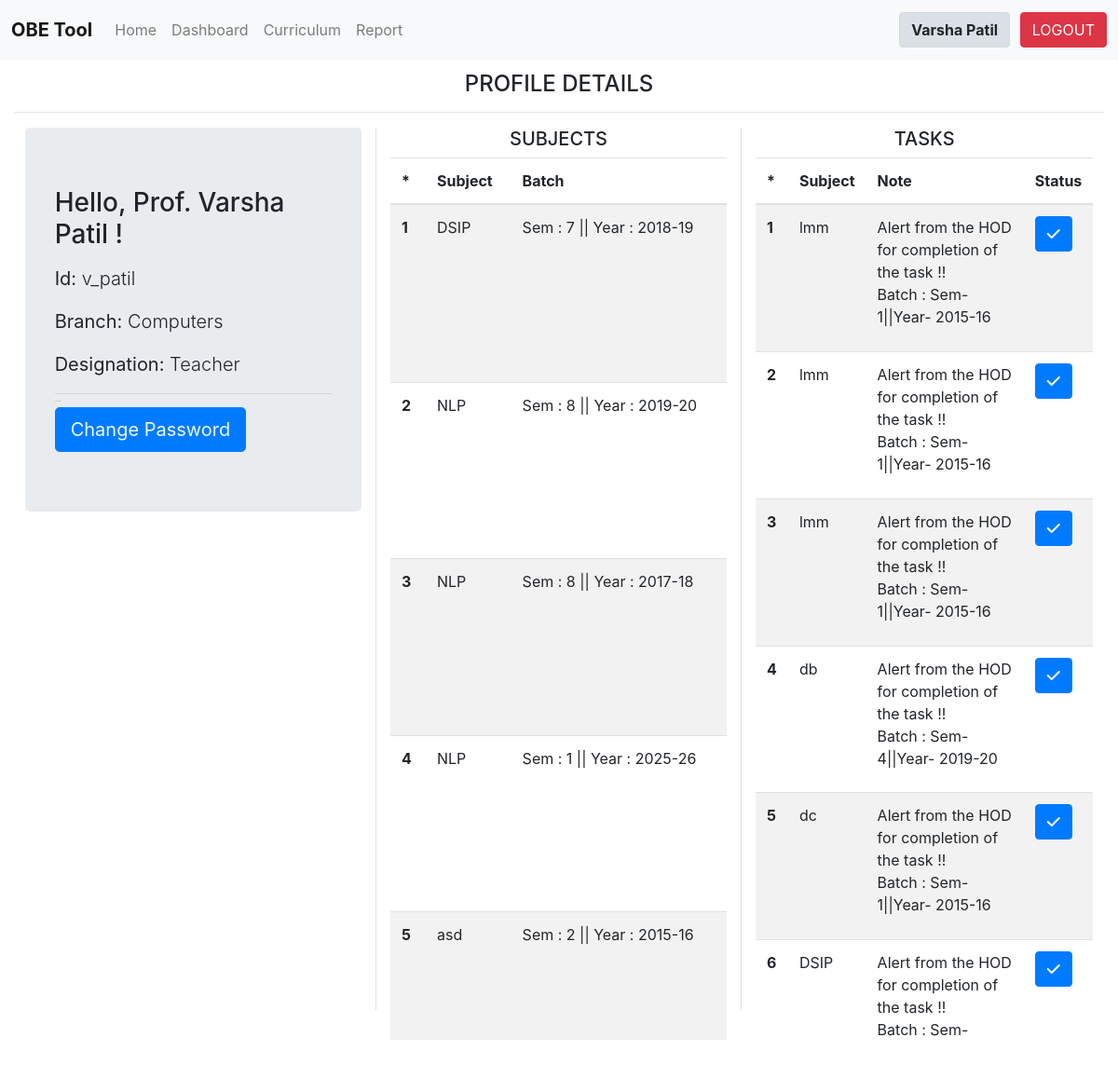
Page /profile.php (signed in) on the committed database.
### tables this page shows
CREATE TABLE `Computers` (
  `Teacher-fname` text NOT NULL,
  `Teacher-sname` text NOT NULL,
  `sub_name` text NOT NULL,
  `teacher_id` text NOT NULL,
  `year` text NOT NULL,
  `semester` text NOT NULL,
  `subject-code` text NOT NULL
);

CREATE TABLE `alert_db` (
  `teacher_id` text NOT NULL,
  `branch` text NOT NULL,
  `sub` text NOT NULL,
  `sem` text NOT NULL,
  `year` text NOT NULL,
  `message` text NOT NULL,
  `status` int(11) NOT NULL
);

### profile.php (the view, shortened to what this page needs)
<!DOCTYPE html>
<?php
$desgn=$_SESSION["desgn"];
$branch=$_SESSION["branch"];
$id = $_SESSION['user_id'];
$host="localhost";
$user="root";
$pass="";
$db="college_project";
$conn=new mysqli($host,$user,$pass,$db);
if($desgn==1){$post='Principal';}
elseif($desgn==2){$post='Head of Department';}
else{$post='Teacher';}
?>
<html lang="en">
<head>
    <link rel="stylesheet" href="https://stackpath.bootstrapcdn.com/bootstrap/4.3.1/css/bootstrap.min.css">
</head>
<body>
    <nav class="navbar navbar-expand-lg navbar-light bg-light" style="padding: 1%">
        <a class="navbar-brand" href="index.php" style="font-weight:bold">OBE Tool</a>
        <div class="collapse navbar-collapse" id="navbarText">
          <ul class="navbar-nav mr-auto">
            <li class="nav-item">
              <a class="nav-link" href="index.php">Home <span class="sr-only">(current)</span></a>
            </li>
            <li class="nav-item">
              <a class="nav-link" href="dash.php">Dashboard</a>
            </li>
            <li class="nav-item">
            <?php
                        if ($_SESSION['desgn']==3){
                        echo '<a href="SPEC_CO.php" class="nav-link">Curriculum</a> ';
                        }
                        elseif($_SESSION['desgn']==1 or $_SESSION['desgn']==2 ){
                          echo'<a href="set_curr.php" class="nav-link">Curriculum</a> ';
                        }
                        ?>
            </li>
            <li class="nav-item">
                <a class="nav-link" href="report.php">Report</a>
              </li>
          </ul>
          <?php
          if(session_status() == PHP_SESSION_NONE){
            echo '<button class="btn btn-light" data-toggle="modal" data-target="#Modal2" style="margin-right: 1%;">
            <strong>SIGN UP</strong> <i class="fas fa-user-plus"></i>
            </button>';
          echo '<button class="btn btn-light" data-toggle="modal" data-target="#Modal" style="margin-right: 1%;">
                <strong>LOGIN</strong> <i class="fas fa-sign-in-alt"></i>
                </button>';
         }
          else {
          echo '<button class="btn btn-light active" style="margin-right: 1%;">
          <strong>'.$_SESSION["f_name"].' '.$_SESSION["s_name"].'</strong></button>';
          echo '<form method="post"><button type="submit" class="btn btn-danger" name="can_cred">LOGOUT</button></form>';
          }
          ?>
        </div>
    </nav>
    <div class="container-fluid">
        <h4 style="text-align:center;margin:1%">PROFILE DETAILS</h4>
        <hr>
        <div class="row" style="padding-left:1%;padding-right:1%;padding-bottom:1%">
            <div class="col-4" style="border-right:0.1px solid rgb(226,226,226);height:60vh;">
                <div class="jumbotron">
                    <h3 class="display-5">Hello, Prof. <?echo $_SESSION["f_name"].' '.$_SESSION["s_name"];?> !</h3>
                    <p class="lead" style="margin-top: 5%"><strong>Id:</strong> <?echo $id?></p>
                    <p class="lead"><strong>Branch:</strong>  <?echo $branch?></p>
                    <p class="lead"><strong>Designation:</strong> <?echo $post?></p>
                    <hr class="my-2">
                    <a class="btn btn-primary btn-lg" style="color:aliceblue" data-toggle="modal" data-target="#password_modal">Change Password</a>
                </div>
            </div>
            <div class="col-4" style="border-right:0.1px solid rgb(226,226,226);height:60vh">
                <h5 style="text-align:center;">SUBJECTS</h5>
                <div style="height:60vh; overflow-y: scroll;">
                <?php
                $q_count="SELECT COUNT(*) FROM $branch WHERE teacher_id='$id'";
                $result_q_count = mysqli_query($conn,$q_count) or die("ERROR".mysqli_error($conn));
                $row = mysqli_fetch_array($result_q_count);
                if($row['COUNT(*)'] == 0){echo '<div class="alert alert-info" role="alert">
                    No subjects allocated yet !!
                  </div>';}
                else{
                ?>
                <table class="table table-striped">
                    <thead style="background-color:white;position: sticky; top: 0;">
                        <tr>
                        <th scope="col">*</th>
                        <th scope="col">Subject</th>
                        <th scope="col">Batch</th>
                        </tr>
                    </thead>
                    <tbody style="height:60vh; overflow-y: scroll;">
                    <?php
                    $q_disp="SELECT * FROM $branch WHERE teacher_id='$id'";
                    $result_display = mysqli_query($conn,$q_disp) or die("ERROR".mysqli_error($conn));
                    $no=1;
                    while ( $row_display = mysqli_fetch_array($result_display) )
                        {
                    ?>
                        <tr>
                        <th scope="row"><?echo $no?></th>
                        <td><?echo $row_display['sub_name']?></td>
                        <td><?echo 'Sem : '.$row_display['semester'].' || Year : '.$row_display['year']?></td>
                        </tr>
                    <?php
                    $no=$no+1;
                        }
                    }
                    ?>
                    </tbody>
                </table>
                </div>
            </div>
            <div class="col-4">
                <h5 style="text-align:center;">TASKS</h5>
                <div style="height:60vh; overflow-y: scroll;">
                <?php
                $q_count="SELECT COUNT(*) FROM `alert_db` WHERE teacher_id='$id'";
                $result_q_count = mysqli_query($conn,$q_count) or die("ERROR".mysqli_error($conn));
                $row = mysqli_fetch_array($result_q_count);
                if($row['COUNT(*)'] == 0){echo '<div class="alert alert-info" role="alert">
                    No tasks as of now !!!
                  </div>';}
                else{
                ?>
                <table class="table table-striped">
                    <thead style="background-color:white;position: sticky; top: 0;">
                        <tr>
                        <th scope="col">*</th>
                        <th scope="col">Subject</th>
                        <th scope="col">Note</th>
                        <th scope="col">Status</th>
                        </tr>
                    </thead>
                    <tbody style="height:60vh; overflow-y: scroll;">
                    <?php
                    $alert_query="SELECT * FROM `alert_db` WHERE teacher_id='$id'";
                    $alert_fire = mysqli_query($conn,$alert_query) or die("ERROR".mysqli_error($conn));
                    $no=1;
                    while ( $row_display = mysqli_fetch_array($alert_fire) )
                        {if($row_display['status']==1){
                    ?>
                        <tr>
                        <th scope="row"><?echo $no?></th>
                        <td><?echo $row_display['sub']?></td>
                        <td><?echo $row_display['message'].'</br>'.'Batch : Sem- '.$row_display['sem'].'||Year- '.$row_display['year']?></td>
                        <td><button class="btn btn-primary" onclick="alert_ok(  '<?php echo $row_display['teacher_id'] ?>',
                                                                                '<?php echo $row_display['sub'] ?>',
                                                                                '<?php echo $row_display['sem'];?>',
                                                                                '<?php echo $row_display['year']; ?>',
                                                                                '<?php echo $branch; ?>')"><i class="fas fa-check"></i></button></td>
                        </tr>
                    <?php
                    $no=$no+1;}
                        }
                    }
                    ?>
                    </tbody>
                </table>
                </div>
            </div>
        </div>
    </div>
</body>
</html>

### rows in the picture
computers: sub_name "DSIP", semester "7", year "2018-19"
computers: sub_name "NLP", semester "8", year "2019-20"
computers: sub_name "NLP", semester "8", year "2017-18"
computers: sub_name "NLP", semester "1", year "2025-26"
computers: sub_name "asd", semester "2", year "2015-16"
alert_db: sub "lmm", message "Alert from the HOD for completion of the task !!", sem "1", year "2015-16"
alert_db: sub "lmm", message "Alert from the HOD for completion of the task !!", sem "1", year "2015-16"
alert_db: sub "lmm", message "Alert from the HOD for completion of the task !!", sem "1", year "2015-16"
alert_db: sub "db", message "Alert from the HOD for completion of the task !!", sem "4", year "2019-20"
alert_db: sub "dc", message "Alert from the HOD for completion of the task !!", sem "1", year "2015-16"
alert_db: sub "DSIP", message "Alert from the HOD for completion of the task !!"

### other values in the picture
$_SESSION["f_name"] "Varsha"
$_SESSION["s_name"] "Patil"
$id "v_patil"
$branch "Computers"
$post "Teacher"
